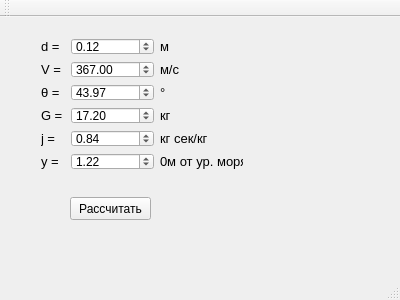
<?xml version="1.0" encoding="UTF-8"?>
<ui version="4.0">
 <class>MainWindow</class>
 <widget class="QMainWindow" name="MainWindow">
  <property name="geometry">
   <rect>
    <x>0</x>
    <y>0</y>
    <width>400</width>
    <height>300</height>
   </rect>
  </property>
  <property name="windowTitle">
   <string>MainWindow</string>
  </property>
  <widget class="QWidget" name="centralWidget">
   <widget class="QPushButton" name="pushButton">
    <property name="geometry">
     <rect>
      <x>70</x>
      <y>180</y>
      <width>81</width>
      <height>23</height>
     </rect>
    </property>
    <property name="text">
     <string>Рассчитать</string>
    </property>
   </widget>
   <widget class="QWidget" name="layoutWidget">
    <property name="geometry">
     <rect>
      <x>30</x>
      <y>10</y>
      <width>224</width>
      <height>154</height>
     </rect>
    </property>
    <layout class="QHBoxLayout" name="horizontalLayout">
     <item>
      <layout class="QVBoxLayout" name="verticalLayout">
       <item>
        <widget class="QLabel" name="label">
         <property name="font">
          <font>
           <pointsize>10</pointsize>
          </font>
         </property>
         <property name="text">
          <string>d =</string>
         </property>
        </widget>
       </item>
       <item>
        <widget class="QLabel" name="label_2">
         <property name="font">
          <font>
           <pointsize>10</pointsize>
          </font>
         </property>
         <property name="text">
          <string>V = </string>
         </property>
        </widget>
       </item>
       <item>
        <widget class="QLabel" name="label_3">
         <property name="font">
          <font>
           <pointsize>10</pointsize>
          </font>
         </property>
         <property name="text">
          <string>θ =</string>
         </property>
        </widget>
       </item>
       <item>
        <widget class="QLabel" name="label_4">
         <property name="font">
          <font>
           <pointsize>10</pointsize>
          </font>
         </property>
         <property name="text">
          <string>G =</string>
         </property>
        </widget>
       </item>
       <item>
        <widget class="QLabel" name="label_5">
         <property name="font">
          <font>
           <pointsize>10</pointsize>
          </font>
         </property>
         <property name="text">
          <string>j = </string>
         </property>
        </widget>
       </item>
       <item>
        <widget class="QLabel" name="label_6">
         <property name="font">
          <font>
           <pointsize>10</pointsize>
          </font>
         </property>
         <property name="text">
          <string>y =</string>
         </property>
        </widget>
       </item>
      </layout>
     </item>
     <item>
      <layout class="QVBoxLayout" name="verticalLayout_3">
       <item>
        <widget class="QDoubleSpinBox" name="doubleSpinBox">
         <property name="minimum">
          <double>-99999999.000000000000000</double>
         </property>
         <property name="maximum">
          <double>99999999.989999994635582</double>
         </property>
         <property name="value">
          <double>0.120000000000000</double>
         </property>
        </widget>
       </item>
       <item>
        <widget class="QDoubleSpinBox" name="doubleSpinBox_2">
         <property name="minimum">
          <double>-99999999.000000000000000</double>
         </property>
         <property name="maximum">
          <double>99999999.989999994635582</double>
         </property>
         <property name="value">
          <double>367.000000000000000</double>
         </property>
        </widget>
       </item>
       <item>
        <widget class="QDoubleSpinBox" name="doubleSpinBox_3">
         <property name="minimum">
          <double>-99999999.000000000000000</double>
         </property>
         <property name="maximum">
          <double>99999999.989999994635582</double>
         </property>
         <property name="value">
          <double>43.969999999999999</double>
         </property>
        </widget>
       </item>
       <item>
        <widget class="QDoubleSpinBox" name="doubleSpinBox_4">
         <property name="minimum">
          <double>-99999999.000000000000000</double>
         </property>
         <property name="maximum">
          <double>99999999.989999994635582</double>
         </property>
         <property name="value">
          <double>17.199999999999999</double>
         </property>
        </widget>
       </item>
       <item>
        <widget class="QDoubleSpinBox" name="doubleSpinBox_5">
         <property name="minimum">
          <double>-99999999.000000000000000</double>
         </property>
         <property name="maximum">
          <double>99999999.989999994635582</double>
         </property>
         <property name="value">
          <double>0.840000000000000</double>
         </property>
        </widget>
       </item>
       <item>
        <widget class="QDoubleSpinBox" name="doubleSpinBox_6">
         <property name="minimum">
          <double>-99999999.000000000000000</double>
         </property>
         <property name="maximum">
          <double>99999999.989999994635582</double>
         </property>
         <property name="value">
          <double>1.220000000000000</double>
         </property>
        </widget>
       </item>
      </layout>
     </item>
     <item>
      <layout class="QVBoxLayout" name="verticalLayout_2">
       <item>
        <widget class="QLabel" name="label_7">
         <property name="font">
          <font>
           <pointsize>10</pointsize>
          </font>
         </property>
         <property name="text">
          <string>м</string>
         </property>
        </widget>
       </item>
       <item>
        <widget class="QLabel" name="label_8">
         <property name="font">
          <font>
           <pointsize>10</pointsize>
          </font>
         </property>
         <property name="text">
          <string>м/c</string>
         </property>
        </widget>
       </item>
       <item>
        <widget class="QLabel" name="label_9">
         <property name="font">
          <font>
           <pointsize>10</pointsize>
          </font>
         </property>
         <property name="text">
          <string>°</string>
         </property>
        </widget>
       </item>
       <item>
        <widget class="QLabel" name="label_10">
         <property name="font">
          <font>
           <pointsize>10</pointsize>
          </font>
         </property>
         <property name="text">
          <string>кг</string>
         </property>
        </widget>
       </item>
       <item>
        <widget class="QLabel" name="label_11">
         <property name="font">
          <font>
           <pointsize>10</pointsize>
          </font>
         </property>
         <property name="text">
          <string>кг сек/кг</string>
         </property>
        </widget>
       </item>
       <item>
        <widget class="QLabel" name="label_12">
         <property name="font">
          <font>
           <pointsize>10</pointsize>
          </font>
         </property>
         <property name="text">
          <string>0м от ур. моря</string>
         </property>
        </widget>
       </item>
      </layout>
     </item>
    </layout>
   </widget>
   <widget class="QWidget" name="">
    <property name="geometry">
     <rect>
      <x>20</x>
      <y>220</y>
      <width>311</width>
      <height>16</height>
     </rect>
    </property>
    <layout class="QHBoxLayout" name="horizontalLayout_2">
     <item>
      <widget class="QLabel" name="label_13">
       <property name="text">
        <string>T</string>
       </property>
      </widget>
     </item>
     <item>
      <widget class="QLabel" name="label_14">
       <property name="text">
        <string>X[1]</string>
       </property>
      </widget>
     </item>
     <item>
      <widget class="QLabel" name="label_15">
       <property name="text">
        <string>X[2]</string>
       </property>
      </widget>
     </item>
     <item>
      <widget class="QLabel" name="label_16">
       <property name="text">
        <string>X[3]</string>
       </property>
      </widget>
     </item>
     <item>
      <widget class="QLabel" name="label_17">
       <property name="text">
        <string>X[4]</string>
       </property>
      </widget>
     </item>
    </layout>
   </widget>
  </widget>
  <widget class="QMenuBar" name="menuBar">
   <property name="geometry">
    <rect>
     <x>0</x>
     <y>0</y>
     <width>400</width>
     <height>21</height>
    </rect>
   </property>
  </widget>
  <widget class="QToolBar" name="mainToolBar">
   <attribute name="toolBarArea">
    <enum>TopToolBarArea</enum>
   </attribute>
   <attribute name="toolBarBreak">
    <bool>false</bool>
   </attribute>
  </widget>
  <widget class="QStatusBar" name="statusBar"/>
 </widget>
 <layoutdefault spacing="6" margin="11"/>
 <resources/>
 <connections/>
</ui>
